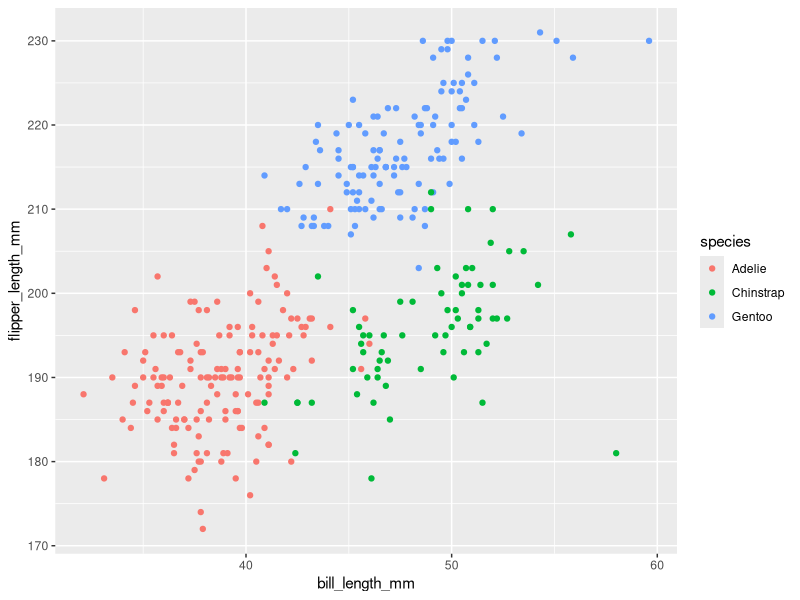

Recreate this plot in R.
## ---- chunk 1
library(tidyverse)
## ---- chunk 2
set.seed(11)

problem1_df <-
  tibble(
    vec_numeric = rnorm(10),
    vec_logical = vec_numeric > 0,
    vec_char = character(10),
    vec_factor = factor(x = character(10), levels = 3) 
  )
## ---- chunk 3
mean(pull(problem1_df, vec_numeric))
mean(pull(problem1_df, vec_logical))
mean(pull(problem1_df, vec_char))
mean(pull(problem1_df, vec_factor))
## ---- chunk 4
data("penguins", package = "palmerpenguins")
## ---- chunk 5
ggplot(penguins, aes(x = bill_length_mm , y = flipper_length_mm, color = species)) + geom_point()
